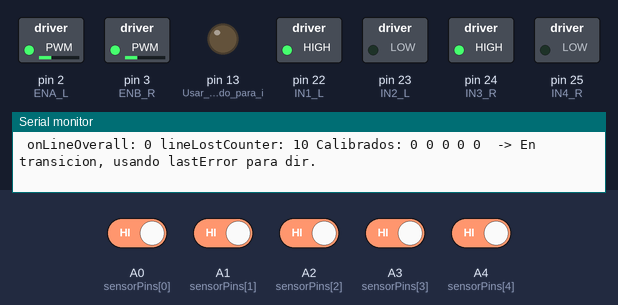
Bench run of a sketch on a simulated Arduino Mega 2560, built with avr-gcc and run on an emulated ATmega2560. On the bench: switched loads named in the sketch (green lamp = pin HIGH), output pins drawn as LEDs (lit = HIGH), the last lines printed to the serial monitor. The test bench sets the inputs (shaded band); at power-on: A0 (sensorPins[0]), A1 (sensorPins[1]), A2 (sensorPins[2]), A3 (sensorPins[3]), A4 (sensorPins[4]) HIGH.

Above: at 8.0 s.
8.1 s: A0 (sensorPins[0]) driven LOW
At 8.5 s:
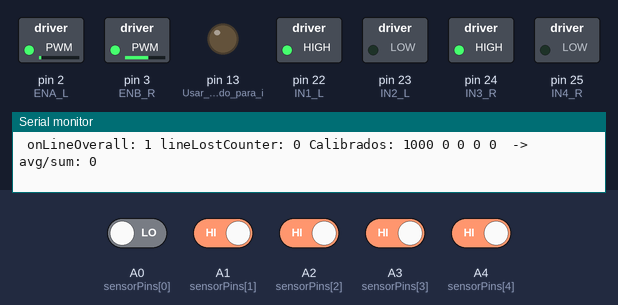
9.7 s: A2 (sensorPins[2]) driven LOW
At 10.2 s:
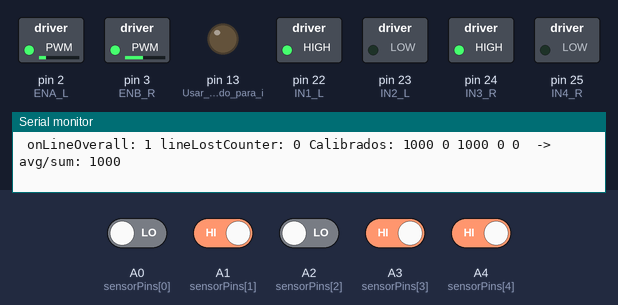
11.3 s: A3 (sensorPins[3]) driven LOW
At 12.5 s:
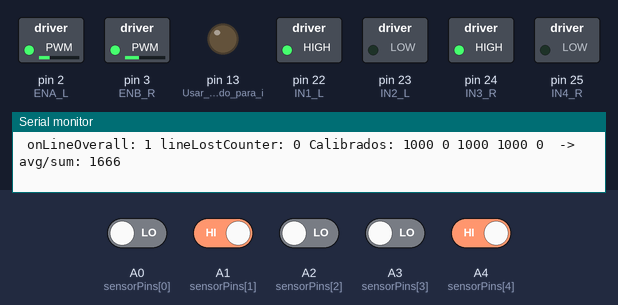
14.3 s: A0 (sensorPins[0]) driven HIGH
At 15.4 s:
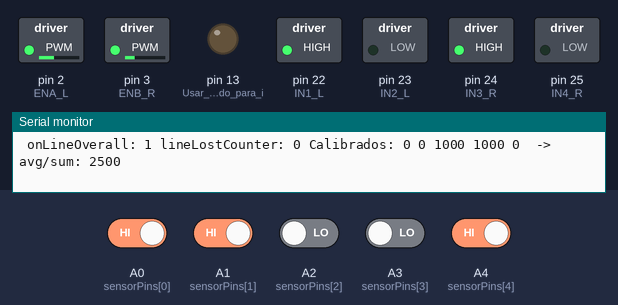
15.9 s: A4 (sensorPins[4]) driven LOW
At 16.9 s:
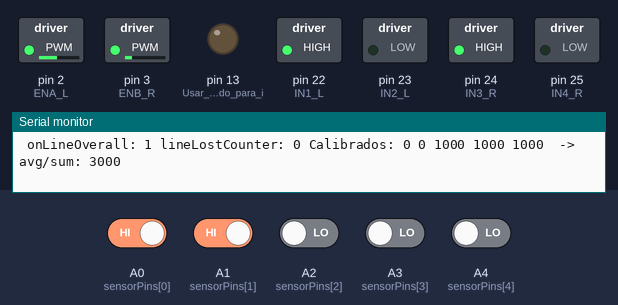
18.9 s: A2 (sensorPins[2]) driven HIGH
At 19.7 s:
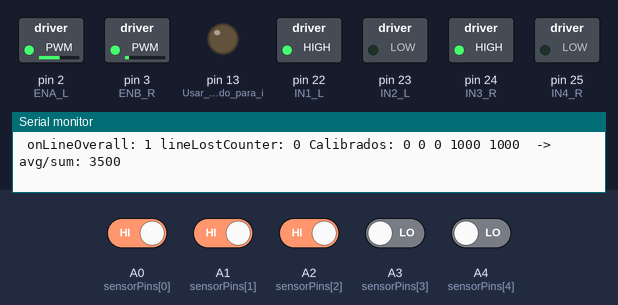
Timing chart, 0 to 21.5 s (numbered marks = the images above; inputs shaded):
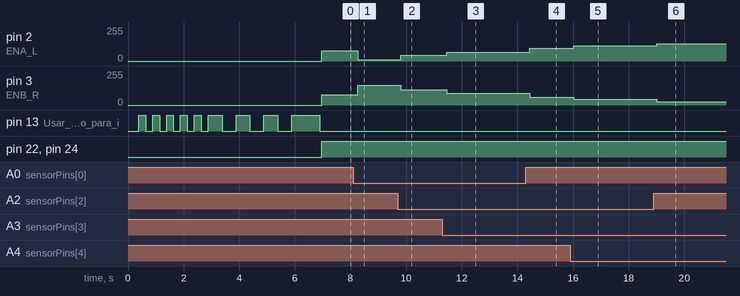

Measured:
- after the input at 8.1 s, pin 2 (ENA_L): 78/255 → 8/255 after 0.16 s; pin 3 (ENB_R): 78/255 → 148/255 after 0.16 s; pin 13 (Usar_LED_integrado_para_i): stops changing and stays LOW
- after the input at 9.7 s, pin 2 (ENA_L): 8/255 → 43/255 after 0.10 s; pin 3 (ENB_R): 148/255 → 113/255 after 0.10 s
- after the input at 11.3 s, pin 2 (ENA_L): 43/255 → 66/255 after 0.17 s; pin 3 (ENB_R): 113/255 → 89/255 after 0.17 s
- after the input at 14.3 s, pin 2 (ENA_L): 66/255 → 95/255 after 0.15 s; pin 3 (ENB_R): 89/255 → 60/255 after 0.15 s
- after the input at 15.9 s, pin 2 (ENA_L): 95/255 → 113/255 after 0.12 s; pin 3 (ENB_R): 60/255 → 43/255 after 0.12 s
- after the input at 18.9 s, pin 2 (ENA_L): 113/255 → 130/255 after 0.11 s; pin 3 (ENB_R): 43/255 → 25/255 after 0.11 s

The sketch:

car_5IRs_PID_gemini.ino
```cpp
// === Definición de Pines ===
// Sensores IR (Analógicos) - Ajustar según Tabla 2
const int sensorPins[] = {A0, A1, A2, A3, A4}; // S1, S2, S3, S4, S5
const int NUM_SENSORS = 5;

// Controlador L298N (Motores) - Ajustar según Tabla 3
const int IN1_L = 22; // Motor Izquierdo
const int IN2_L = 23;
const int ENA_L = 2;  // PWM para velocidad motor izquierdo
const int IN3_R = 24; // Motor Derecho
const int IN4_R = 25;
const int ENB_R = 3;  // PWM para velocidad motor derecho

// === Parámetros de Calibración de Sensores ===
int sensorMin [NUM_SENSORS]; // Lectura mínima (blanco)
int sensorMax [NUM_SENSORS]; // Lectura máxima (negro)
// Para la configuración de línea ancha, S3 (sensorPins) debe estar en negro.
// S1 (sensorPins) y S5 (sensorPins) en blanco.
// S2 (sensorPins) y S4 (sensorPins) en los bordes (gris).

// === Variables para Histéresis de Detección de Línea ===
int lineLostCounter = 0;
const int LINE_LOST_THRESHOLD_COUNT = 20; // Considerar línea perdida después de N lecturas consecutivas sin detección

// === Parámetros PID ===
float Kp = 0.035;  // Ganancia Proporcional (AJUSTAR) -  TO_DO LaMejor config puede que haya que bajar o subir un poco
float Ki = 0.005; // Ganancia Integral (AJUSTAR)
float Kd = 0.00005;  // Ganancia Derivativa (AJUSTAR)

float error = 0;
float lastError = 0;
float integral = 0;
float derivative = 0;
float pidOutput = 0;

// === Parámetros de Velocidad de Motores ===
int baseSpeed = 78; // Velocidad base de los motores (0-255) (AJUSTAR)
int motorSpeedL = 0;
int motorSpeedR = 0;

// === Constantes para el cálculo de posición ===
// El setpoint ideal es cuando la línea está perfectamente centrada bajo S3.
// Con 5 sensores, podemos asignar valores de 0 (extrema izq) a 4000 (extrema der).
// El centro (S3) sería 2000.
int setpoint = 2000;

// === Configuración Inicial ===
void setup() {
  Serial.begin(9600); // Para depuración

  // Configurar pines de motores como SALIDA
  pinMode(IN1_L, OUTPUT);
  pinMode(IN2_L, OUTPUT);
  pinMode(ENA_L, OUTPUT);
  pinMode(IN3_R, OUTPUT);
  pinMode(IN4_R, OUTPUT);
  pinMode(ENB_R, OUTPUT);

  // (Opcional) Configurar pines de sensores como ENTRADA (no estrictamente necesario para analogRead)
  for (int i = 0; i < NUM_SENSORS; i++) {
    pinMode(sensorPins[i], INPUT);
  }

  // Calibrar Sensores
  //calibrateSensors();
  default_calibrateSensors();

  Serial.println("Calibracion completa");
  // Bucle infinito para depurar
  while (false)
  {
    delay(1000); // Pausa antes de empezar
    Serial.println(" BLOCKED ");

    /*/
    int position = readLinePosition();
    Serial.print(" readLinePosition(): ");
    Serial.println(position);
    // TO_DO TO_DEBUG 22:22:21.776 ->  readLinePosition(): 2333
    // TO_DO TO_DEBUG 22:22:21.776 ->  readLinePosition(): 1666
    // TO_DO TO_DEBUG 22:22:21.776 ->  readLinePosition(): 3500
    */
    Serial.println("");
    int sensorValues[NUM_SENSORS];
    for (int i = 0; i < NUM_SENSORS; i++) {
    sensorValues[i] = 1023 - analogRead(sensorPins[i]);
    }
    Serial.print("analogRead sensorValues: ");
    for (int i = 0; i < NUM_SENSORS; i++) {
    Serial.print(sensorValues[i]);
    Serial.print(" ");
    }

    Serial.println("");
    for (int i = 0; i < NUM_SENSORS; i++) {
    sensorValues[i] = !digitalRead(sensorPins[i]) * 900;
    }
    Serial.print("digitalRead sensorValues: ");
    for (int i = 0; i < NUM_SENSORS; i++) {
    Serial.print(sensorValues[i]);
    Serial.print(" ");
    }
  }
  //delay(1000); // Pausa antes de empezar

  Serial.println("LED Blinking...");
  pinMode(LED_BUILTIN, OUTPUT);
  for (int i = 0; i<5; i++)
  {
    digitalWrite(LED_BUILTIN, HIGH);  // turn the LED on (HIGH is the voltage level)
    delay(250);                      // wait for a second
    digitalWrite(LED_BUILTIN, LOW);   // turn the LED off by making the voltage LOW
    delay(250);
  }
  for (int i = 0; i<3; i++)
  {
    digitalWrite(LED_BUILTIN, HIGH);  // turn the LED on (HIGH is the voltage level)
    delay(500);                      // wait for a second
    digitalWrite(LED_BUILTIN, LOW);   // turn the LED off by making the voltage LOW
    delay(500);
  }
  digitalWrite(LED_BUILTIN, HIGH);  // turn the LED on (HIGH is the voltage level)
  delay(1000);
  digitalWrite(LED_BUILTIN, LOW);   // turn the LED off by making the voltage LOW

  Serial.println("=> Iniciando seguimiento...");

}

// === Bucle Principal ===
void loop() {
  // 1. Leer sensores y calcular la posición de la línea
  int position = readLinePosition();

  // 2. Calcular el error PID
  // Si readLinePosition devuelve -1 (línea perdida), manejarlo.
  if (position == -1) { // Línea perdida
    // Acción para línea perdida (ej. parar, buscar, usar último error conocido)
    // Aquí, simplemente paramos los motores y reiniciamos el PID.
    setMotorControl(0, 0);
    lastError = 0; // O mantener el último error para intentar girar hacia él
    integral = 0;
    Serial.println("Linea perdida!");
    boolean ledState = LOW; // Initial LED state (off)
    while (true)
    {
      //Serial.println(" LOOP - Linea perdida! - STOP");
      ledState = !ledState; // Toggle LED state
      digitalWrite(LED_BUILTIN, ledState);
      delay(150);
    }
    // Podría implementarse una estrategia de búsqueda aquí.
    // Por ahora, si se pierde la línea, el error será grande si position = 0 o 4000
    // y el setpoint es 2000. Esto hará que el robot gire bruscamente.
    // Una mejor aproximación sería usar el último error conocido con signo.
  } else {
    error = position - setpoint; // 'setpoint' es el valor deseado para la posición (ej. 2000 para el centro)

    // 3. Calcular términos PID
    integral += error;
    // Anti-windup para el término integral (limitar su valor)
    if (integral > 3000) integral = 3000;
    if (integral < -3000) integral = -3000;

    derivative = error - lastError;
    lastError = error;

    //pidOutput = (Kp * error) + (Ki * integral) + (Kd * derivative); // TO_DEBUG con Error 0 se queda el PID en 15 producto de la integral
    pidOutput = (Kp * error);


    // 4. Calcular velocidad de los motores
    motorSpeedL = baseSpeed + pidOutput;
    motorSpeedR = baseSpeed - pidOutput;

    // Limitar velocidades al rango 0-255
    motorSpeedL = constrain(motorSpeedL, 0, 255);
    motorSpeedR = constrain(motorSpeedR, 0, 255);

    // 5. Controlar los motores
    setMotorControl(motorSpeedL, motorSpeedR);
  }

  // Imprimir valores para depuración (opcional, puede ralentizar el bucle)
  /*
  Serial.print(" (*) Pos: "); Serial.print(position);
  Serial.print(" Err: "); Serial.print(error);
  Serial.print(" PID: "); Serial.print(pidOutput);
  Serial.print(" L: "); Serial.print(motorSpeedL);
  Serial.print(" R: "); Serial.println(motorSpeedR);
  */
  delay(10); // Pequeño delay para estabilidad del bucle, ajustar o eliminar para max velocidad

  //Serial.println(" *** SACAR LONG DELAY *** "");
  //delay(2000); // TO_Debug
}

// === Función de Calibración de Sensores ===
void calibrateSensors() {
  Serial.println("Iniciando calibracion de sensores...");
  pinMode(13, OUTPUT); // Usar LED integrado para indicar calibración

  for (int i = 0; i < NUM_SENSORS; i++) {
    sensorMin[i] = 1023; // Inicializar con el valor máximo posible
    sensorMax[i] = 0;    // Inicializar con el valor mínimo posible
  }

  // Parpadear LED para indicar inicio de calibración
  for (int i = 0; i < 10; i++) {
    digitalWrite(13, HIGH); delay(50);
    digitalWrite(13, LOW); delay(50);
  }
  Serial.println("Mueva los sensores sobre la linea negra y la superficie blanca durante 10 segundos.");

  long calibrationStartTime = millis();
  while (millis() - calibrationStartTime < 15000) { // Calibrar por 15 segundos
    for (int i = 0; i < NUM_SENSORS; i++) {
      int val = analogRead(sensorPins[i]);
      if (val < sensorMin[i]) sensorMin[i] = val;
      if (val > sensorMax[i]) sensorMax[i] = val;
    }
    // Pequeño parpadeo para mostrar que está calibrando
    digitalWrite(13,!digitalRead(13));
    delay(20);
  }
  digitalWrite(13, LOW); // Apagar LED al finalizar

  // Imprimir valores de calibración
  for (int i = 0; i < NUM_SENSORS; i++) {
    Serial.print("Sensor "); Serial.print(i);
    Serial.print(" Min: "); Serial.print(sensorMin[i]);
    Serial.print(" Max: "); Serial.println(sensorMax[i]);
  }
  // Validar que min no sea igual a max (evitar división por cero)
  for (int i = 0; i < NUM_SENSORS; i++) {
    if (sensorMin[i] >= sensorMax[i]) {
        Serial.print("Error de calibracion en sensor "); Serial.println(i);
        // Asignar valores por defecto o manejar el error
        sensorMin[i] = 200; // Valor típico para blanco
        sensorMax[i] = 800; // Valor típico para negro
    }
  }
}

void default_calibrateSensors() {
  Serial.println("DEFAULT Iniciando calibracion de sensores...");
  pinMode(13, OUTPUT); // Usar LED integrado para indicar calibración

  // Validar que min no sea igual a max (evitar división por cero)
  for (int i = 0; i < NUM_SENSORS; i++) {
    if (sensorMin[i] >= sensorMax[i]) {
        Serial.print("Error de calibracion en sensor "); Serial.println(i);
        // Asignar valores por defecto o manejar el error
        sensorMin[i] = 200; // Valor típico para blanco
        sensorMax[i] = 800; // Valor típico para negro
    }
  }
  // Imprimir valores de calibración
  for (int i = 0; i < NUM_SENSORS; i++) {
    Serial.print("DEFAULT Sensor "); Serial.print(i);
    Serial.print(" Min: "); Serial.print(sensorMin[i]);
    Serial.print(" Max: "); Serial.println(sensorMax[i]);
  }
}
// === Función para Leer Sensores y Determinar Posición de la Línea ===
// Devuelve un valor entre 0 y (NUM_SENSORS-1)*1000. Ej: 0-4000 para 5 sensores.
// 2000 sería el centro (línea bajo el sensor S3).
// Devuelve -1 si la línea no es detectada.
int OLD_readLinePosition() {
  unsigned int sensorValues[5];
  bool onLine = false; // Flag para saber si algún sensor detecta la línea
  unsigned long avg = 0; // Usado para el promedio ponderado
  unsigned int sum = 0;  // Usado para la suma de las lecturas (denominador)

  for (int i = 0; i < NUM_SENSORS; i++) {
    // Leer valor crudo
    //int val = analogRead(sensorPins[i]);
    //int val = 1023 - analogRead(sensorPins[i]);
    int val = !digitalRead(sensorPins[i]);

    // Normalizar el valor del sensor entre 0 y 1000
    // 0 = blanco perfecto, 1000 = negro perfecto (según calibración)
    // Se invierte la lógica si min > max (sensores que dan alto para blanco)
    // Asumimos min = blanco, max = negro
    int calibratedValue = map(val, sensorMin[i], sensorMax[i], 0, 1000);
    calibratedValue = constrain(calibratedValue, 0, 1000); // Limitar al rango
    sensorValues[i] = calibratedValue;

    if (sensorValues[i] > 800) { // Considerar "en línea" si está por encima de un umbral (ej. 20% de negro)
      onLine = true;
    }
    avg += (unsigned long)sensorValues[i] * (i * 1000); // Promedio ponderado
    sum += sensorValues[i];
  }

  Serial.print("sensorValues: ");
  for (int i = 0; i < NUM_SENSORS; i++) {
    Serial.print(sensorValues[i]);
    Serial.print(" ");
  }
  Serial.print(" (#) onLine: "); Serial.print(onLine);
  Serial.print(" avg: "); Serial.print(avg);
  Serial.print(" sum: "); Serial.print(sum);
  Serial.print(" lastError: "); Serial.println(lastError);

  if ((!onLine) || (sum == 0)) { // Si no hay línea detectada o suma es cero
    // Devolver último error conocido o un valor que indique búsqueda
    // Si el último error era < 0, la línea estaba a la izquierda, devolver 0 (extrema izquierda)
    // Si el último error era > 0, la línea estaba a la derecha, devolver 4000 (extrema derecha)
    if (lastError < -100) return 0; // Estaba a la izquierda, seguir buscando a la izquierda
    else if (lastError > 100) return (NUM_SENSORS - 1) * 1000; // Estaba a la derecha
    return -1; // Indicador de línea perdida general
  }

  return avg / sum;
}


// === Función para Leer Sensores y Determinar Posición de la Línea ===
int readLinePosition() {
  unsigned int sensor_values_calibrated[NUM_SENSORS];
  bool onLineIndividual[NUM_SENSORS] = {false}; // Para saber si cada sensor ve "algo de línea"
  bool onLineOverall = false; // Flag para saber si al menos un sensor detecta la línea claramente

  unsigned long avg = 0; // Numerador para el promedio ponderado
  unsigned int sum = 0;  // Denominador para el promedio ponderado

  // Leer y calibrar cada sensor
  //Serial.println("Leer y calibrar cada sensor.");
  for (int i = 0; i < NUM_SENSORS; i++) {
    //int rawValue = 1023 - analogRead(sensorPins[i]); // Lectura directa
    int rawValue = !digitalRead(sensorPins[i]) * 900;
    //Serial.println("Lectura directa DONE.");


    // Normalizar el valor del sensor entre 0 y 1000
    // Ahora, 0 = blanco perfecto (sensorMin), 1000 = negro perfecto (sensorMax)
    // Los valores de sensorMin y sensorMax se obtienen de la calibración real.
    int calibratedValue = map(rawValue, sensorMin[i], sensorMax[i], 0, 1000);
    calibratedValue = constrain(calibratedValue, 0, 1000);
    sensor_values_calibrated[i] = calibratedValue;

    // Considerar que un sensor está "en la línea" o "viendo algo de la línea"
    // si su valor calibrado supera un umbral. Este umbral es clave.
    // Si 200 significa "20% negro", ajústalo según tus pruebas.
    // Un valor más bajo (ej. 100-150) podría ser mejor para tu caso de línea estrecha/bordes.
    if (sensor_values_calibrated[i] > 800) { // Umbral para considerar "activo" o "viendo línea/borde"
      onLineIndividual[i] = true;
      onLineOverall = true; // Si al menos uno está activo, consideramos que estamos "en general" sobre la línea
    }
  }

  // Implementación de Histéresis
  if (onLineOverall) {
    lineLostCounter = 0; // Si vemos la línea, reseteamos el contador
  } else {
    lineLostCounter++;   // Si no vemos la línea, incrementamos
  }

  Serial.print(" onLineOverall: "); Serial.print(onLineOverall);
  Serial.print(" lineLostCounter: "); Serial.print(lineLostCounter);
  // Depuración de sensores
  Serial.print(" Calibrados: ");
  for (int i = 0; i < NUM_SENSORS; i++) {
    Serial.print(sensor_values_calibrated[i]); Serial.print(" ");
  }
  //Serial.print(" onLineOverall: "); Serial.print(onLineOverall);
  //Serial.print(" lineLostCounter: "); Serial.print(lineLostCounter);
  // Fin depuración

  // Si el contador de línea perdida supera el umbral, o si la suma es cero (nunca debería pasar si onLineOverall es true)
  if (lineLostCounter >= LINE_LOST_THRESHOLD_COUNT) {
    Serial.print(" -> PERDIDA (hys)");
    // Decidir qué valor devolver para indicar "línea perdida y buscar"
    // Usar lastError para decidir hacia dónde buscar es una buena estrategia.
    // Un error grande y negativo significa que la línea estaba a la izquierda.
    // Un error grande y positivo significa que la línea estaba a la derecha.
    if (lastError < -100) { // Ajustar este -100 si es necesario
      Serial.println(" -> Buscar Izq");
      return 0; // Valor que representa extrema izquierda
    } else if (lastError > 100) { // Ajustar este 100 si es necesario
      Serial.println(" -> Buscar Der");
      return (NUM_SENSORS - 1) * 1000; // Valor que representa extrema derecha
    } else {
      Serial.println(" -> Perdida, sin dir clara");
      return -1; // Indicador genérico de línea perdida, PID se detendrá.
    }
  }

  // Si no se considera perdida por histéresis, pero onLineOverall sigue siendo false
  // (porque lineLostCounter < LINE_LOST_THRESHOLD_COUNT), aún podríamos estar en una transición.
  // Si sum fuera cero aquí, sería problemático.
  // El cálculo del promedio ponderado solo tiene sentido si hay algo que sumar.
  if (!onLineOverall && lineLostCounter < LINE_LOST_THRESHOLD_COUNT) {
      // Estamos en transición, no hemos perdido la línea "oficialmente" aún por histéresis.
      // Podríamos devolver la última posición conocida si la tuviéramos, o
      // intentar un cálculo con los valores bajos actuales si sum no es cero.
      // O, más simple, si no hay nada "claramente" en línea, pero aún no es "perdida",
      // podríamos devolver la última posición conocida del error.
      // Por ahora, si onLineOverall es false, pero no hemos alcanzado el conteo de perdida,
      // actuaremos como si estuviera perdida para forzar una busqueda basada en lastError
      // o devolver -1 para que el PID se detenga y no use valores de avg/sum basados en ruido.
      // Esto depende de la agresividad que quieras en la recuperación.
      // Para simplificar, si onLineOverall es FALSO (ningún sensor supera el umbral de 150),
      // incluso si el contador de histéresis no ha llegado al límite,
      // es mejor no calcular avg/sum si 'sum' va a ser muy bajo o cero.
      // La lógica de arriba (lineLostCounter >= ...) ya cubre esto.
      // Si llegamos aquí, es porque onLineOverall es TRUE, o lineLostCounter < THRESHOLD_COUNT.
      // Si onLineOverall es TRUE, entonces sum no debería ser 0.
  }


  // Calcular promedio ponderado usando los valores calibrados
  // Solo si al menos un sensor detectó algo (onLineOverall = true)
  // y no hemos superado el contador de línea perdida por histéresis.
  if (onLineOverall) { // Esta condición es redundante si la lógica de arriba ya devuelve en caso de perdida
                      // pero la dejamos por claridad.
    for (int i = 0; i < NUM_SENSORS; i++) {
      // Usamos sensor_values_calibrated[i] directamente. Si es bajo (casi blanco),
      // contribuirá poco a la suma y al promedio ponderado.
      // Si es alto (casi negro), contribuirá mucho.
      avg += (unsigned long)sensor_values_calibrated[i] * (i * 1000);
      sum += sensor_values_calibrated[i];
    }

    if (sum == 0) {
      // Esto no debería ocurrir si onLineOverall es true y el umbral > 0,
      // pero como salvaguarda:
      Serial.print(" -> SUMA CERO con onLineOverall TRUE!"); // Error de lógica o umbral muy bajo
      if (lastError < -100) return 0;
      else if (lastError > 100) return (NUM_SENSORS - 1) * 1000;
      return -1;
    }
    Serial.print(" -> avg/sum: "); Serial.print(avg/sum);
    Serial.println();
    return avg / sum;
  } else {
    // Si onLineOverall es false, pero lineLostCounter aún no ha llegado al umbral
    // (ej. es la 1ra o 2da vez que no se ve línea).
    // Podríamos devolver la última posición conocida (requiere variable estática),
    // o la indicación de búsqueda basada en lastError.
    // La lógica del contador ya maneja esto más arriba. Si se llega aquí, algo está mal.
    // Por seguridad, si no hay línea y no se ha activado la pérdida por histéresis aun:
    Serial.println(" -> En transicion, usando lastError para dir.");
    //if (lastError < -100) return 0;
    //else if (lastError > 100) return (NUM_SENSORS - 1) * 1000;
    return setpoint; // O devolver el setpoint para que intente ir recto si no hay info
  }
}


// === Función para Controlar los Motores ===
void setMotorControl(int speedL, int speedR) {
  // Control Motor Izquierdo
  if (speedL >= 0) {
    digitalWrite(IN1_L, HIGH);
    digitalWrite(IN2_L, LOW);
    analogWrite(ENA_L, speedL);
  } else { // Para ir hacia atrás, invertir lógica y usar abs(speedL)
    digitalWrite(IN1_L, LOW);
    digitalWrite(IN2_L, HIGH);
    analogWrite(ENA_L, -speedL); // speedL es negativo
  }

  // Control Motor Derecho
  if (speedR >= 0) {
    digitalWrite(IN3_R, HIGH);
    digitalWrite(IN4_R, LOW);
    analogWrite(ENB_R, speedR);
  } else { // Para ir hacia atrás
    digitalWrite(IN3_R, LOW);
    digitalWrite(IN4_R, HIGH);
    analogWrite(ENB_R, -speedR); // speedR es negativo
  }
}
```
